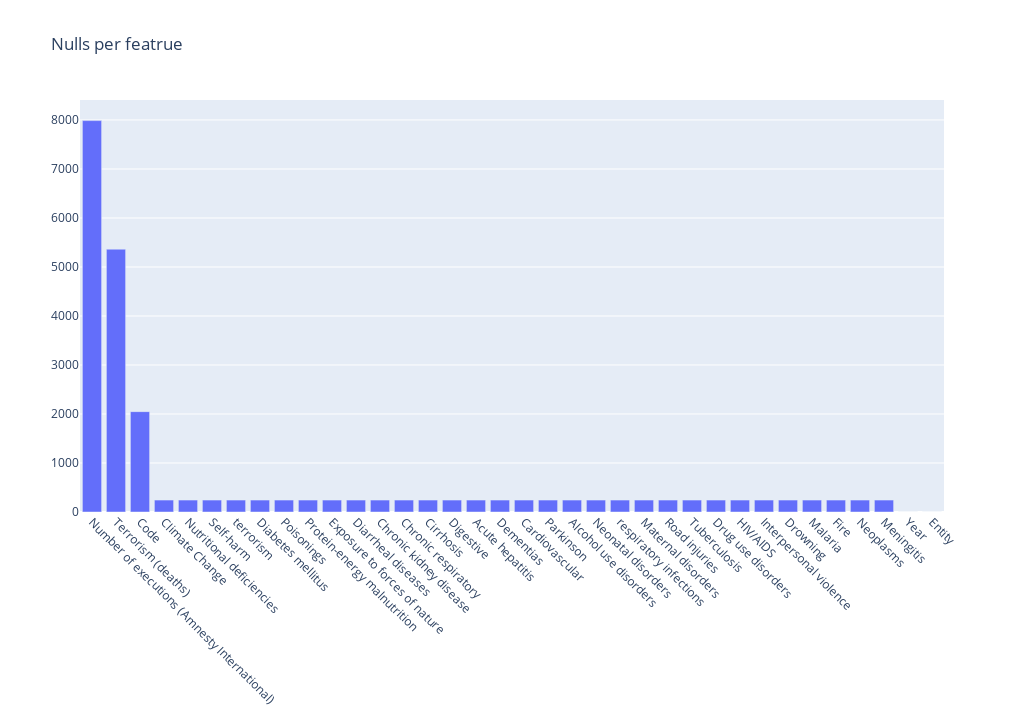

Notebook source saved alongside this figure:
### Markdown cell above
### 3- Dropping unusefull features

### Code cell
fig = go.Figure()

fig.add_trace(go.Bar(y=nulls_df['usual_nulls'], x=nulls_df.index))
fig.update_layout(height=720, width=1024,title_text="Nulls per featrue",
                          xaxis = go.layout.XAxis( tickangle = 45))

### Figure 1 — Plotly figure (JSON) as saved in the notebook; plotly's stock layout.template omitted (floating-point values rounded to 4 significant figures)
{"data": [{"type": "bar", "x": ["Number of executions (Amnesty International)", "Terrorism (deaths)", "Code", "Climate Change", "Nutritional deficiencies", "Self-harm", "terrorism", "Diabetes mellitus", "Poisonings", "Protein-energy malnutrition", "Exposure to forces of nature", "Diarrheal diseases", "Chronic kidney disease", "Chronic respiratory", "Cirrhosis", "Digestive", "Acute hepatitis", "Dementias", "Cardiovascular", "Parkinson", "Alcohol use disorders", "Neonatal disorders", "respiratory infections", "Maternal disorders", "Road injuries", "Tuberculosis", "Drug use disorders", "HIV/AIDS", "Interpersonal violence", "Drowning", "Malaria", "Fire", "Neoplasms", "Meningitis", "Year", "Entity"], "y": [7987, 5363, 2048, 244, 244, 244, 244, 244, 244, 244, 244, 244, 244, 244, 244, 244, 244, 244, 244, 244, 244, 244, 244, 244, 244, 244, 244, 244, 244, 244, 244, 244, 244, 244, 0, 0]}], "layout": {"height": 720, "title": {"text": "Nulls per featrue"}, "width": 1024, "xaxis": {"tickangle": 45}}}
